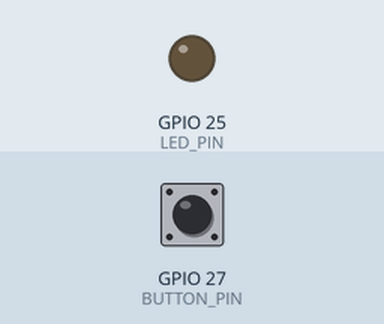
Simulated run of this program. Board: Raspberry Pi (BCM pin numbers). On the bench: output pins drawn as LEDs (lit = HIGH). The inputs (shaded band) are chosen by the test bench; at power-on: GPIO 27 (BUTTON_PIN) LOW. At 30.0 s the program stops and its outputs stay as they are.

Above: at 5.0 s.
5.1 s: GPIO 27 (BUTTON_PIN) pulled HIGH for 0.15 s
At 5.9 s:
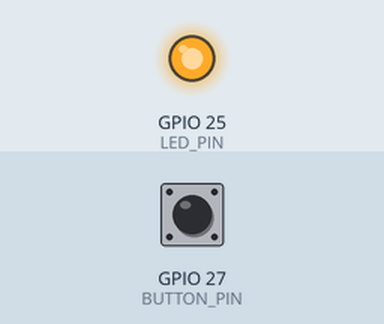
6.7 s: GPIO 27 (BUTTON_PIN) pulled HIGH for 1 s
At 7.1 s:
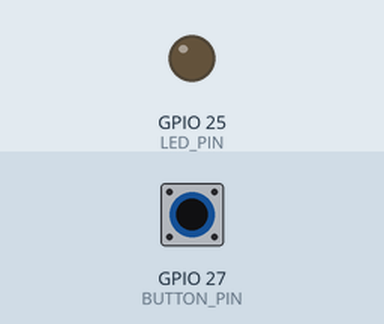
9.2 s: GPIO 27 (BUTTON_PIN) pulled HIGH for 3.2 s
At 10.2 s:
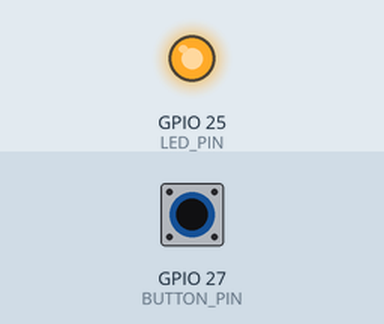
Timing chart, 0 to 31.5 s (numbered marks = the images above; inputs shaded):
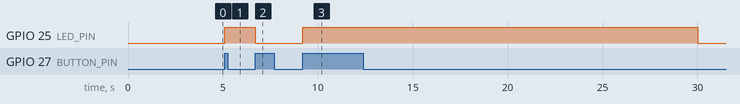

Measured:
- after the input at 5.1 s, GPIO 25 (LED_PIN): LOW → HIGH at once
- after the input at 6.7 s, GPIO 25 (LED_PIN): HIGH → LOW at once
- after the input at 9.2 s, GPIO 25 (LED_PIN): LOW → HIGH at once, → LOW 20.8 s later

The program:

osu.py
```python
import RPi.GPIO as GPIO
import time
GPIO.setmode(GPIO.BCM)
LED_PIN = 25
BUTTON_PIN = 27
GPIO.setup(LED_PIN, GPIO.OUT, initial=GPIO.LOW)
GPIO.setup(BUTTON_PIN, GPIO.IN, pull_up_down=GPIO.PUD_DOWN)


def callback(channel):
    if GPIO.input(LED_PIN) == GPIO.HIGH:
        GPIO.output(LED_PIN, GPIO.LOW)
    else:
        GPIO.output(LED_PIN, GPIO.HIGH)


GPIO.add_event_detect(BUTTON_PIN, GPIO.RISING,
                      callback=callback, bouncetime=200)
GPIO.output(LED_PIN, GPIO.HIGH)
# print(GPIO.input(LED_PIN))
GPIO.output(LED_PIN, GPIO.LOW)
INTERVAL=10
for i in range(10*30):
    time.sleep(1/INTERVAL)
GPIO.cleanup()
```
